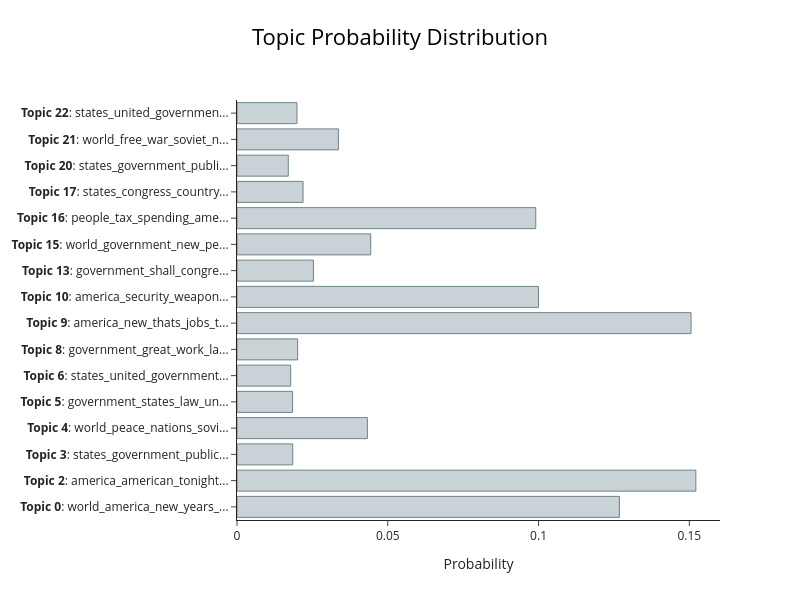

Write notebook code for a chart like this one.
### Markdown cell above
Code: topic probability distribution for the first speech

### Code cell
# output the topic distribution for the first speech

topic_distr, _ = topic_model.approximate_distribution(docs)
first_distribution = topic_distr[0] 
fig = topic_model.visualize_distribution(first_distribution,
                                         title="Topic Probability Distribution")
fig.show()

### Figure 1 — Plotly figure (JSON) as saved in the notebook; plotly's stock layout.template omitted (floating-point values rounded to 4 significant figures)
{"data": [{"marker": {"color": "#C8D2D7", "line": {"color": "#6E8484", "width": 1}}, "orientation": "h", "type": "bar", "x": [0.1268, 0.1522, 0.01849, 0.04325, 0.01843, 0.0178, 0.02011, 0.1506, 0.09999, 0.02535, 0.04435, 0.09907, 0.02191, 0.017, 0.03363, 0.0199], "y": ["<b>Topic 0</b>: world_america_new_years_...", "<b>Topic 2</b>: america_american_tonight...", "<b>Topic 3</b>: states_government_public...", "<b>Topic 4</b>: world_peace_nations_sovi...", "<b>Topic 5</b>: government_states_law_un...", "<b>Topic 6</b>: states_united_government...", "<b>Topic 8</b>: government_great_work_la...", "<b>Topic 9</b>: america_new_thats_jobs_t...", "<b>Topic 10</b>: america_security_weapon...", "<b>Topic 13</b>: government_shall_congre...", "<b>Topic 15</b>: world_government_new_pe...", "<b>Topic 16</b>: people_tax_spending_ame...", "<b>Topic 17</b>: states_congress_country...", "<b>Topic 20</b>: states_government_publi...", "<b>Topic 21</b>: world_free_war_soviet_n...", "<b>Topic 22</b>: states_united_governmen..."]}], "layout": {"height": 600, "hoverlabel": {"bgcolor": "white", "font": {"family": "Rockwell", "size": 16}}, "title": {"font": {"color": "Black", "size": 22}, "text": "Topic Probability Distribution", "x": 0.5, "xanchor": "center", "y": 0.95, "yanchor": "top"}, "width": 800, "xaxis": {"title": {"text": "Probability"}}}}
